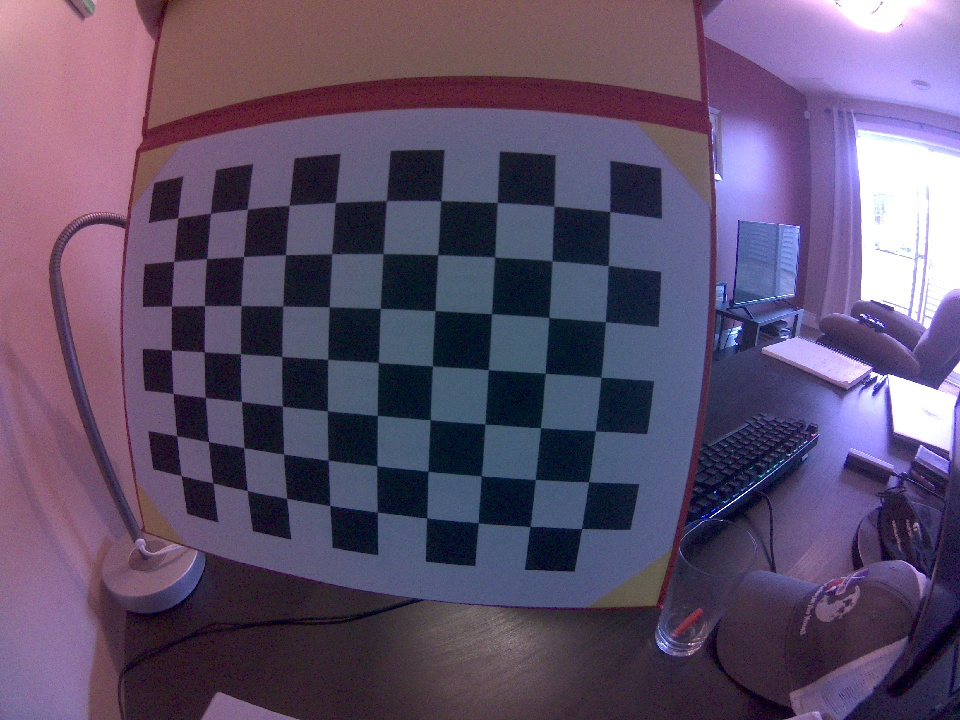
#> input picture camera/calibration/images/1000image.jpg, 960 x 720 px; its folder holds only this picture in this run
$ python main.py
#> lines starting #> are read from the running program, lines starting #| are printed output that depends on the picture; long printed decimals are rounded
import numpy as np
import cv2 as cv
import glob
rows = 7
cols = 10
# termination criteria
criteria = (cv.TERM_CRITERIA_EPS + cv.TERM_CRITERIA_MAX_ITER, 30, 0.001)
# prepare object points, like (0,0,0), (1,0,0), (2,0,0) ....,(6,5,0)
objp = np.zeros((rows*cols, 3), np.float32)
objp[:, :2] = np.mgrid[0:cols, 0:rows].T.reshape(-1, 2)
# Arrays to store object points and image points from all the images.
objpoints = []  # 3d point in real world space
imgpoints = []  # 2d points in image plane.
images = glob.glob('images/*.jpg')

distortions = []
intrinsics = []

for fname in images:
    #print("##############################################################")
    img = cv.imread(fname)
#> img is the input picture: shape (720, 960, 3); mean B, G, R 107.2, 79.7, 93.9
    gray = cv.cvtColor(img, cv.COLOR_BGR2GRAY)
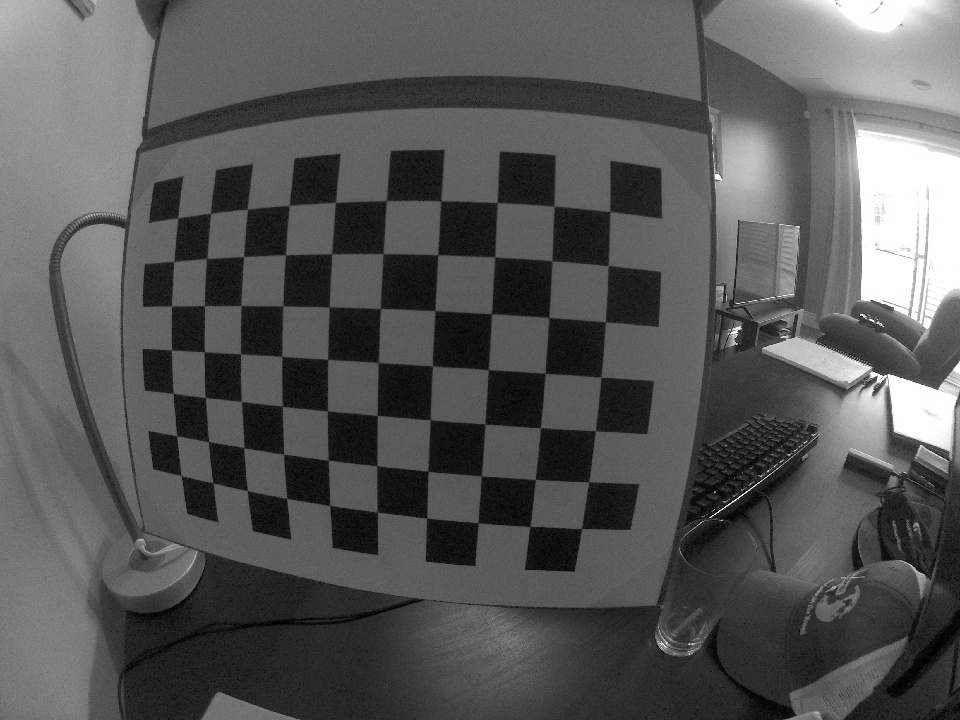
#> gray: shape (720, 960); min 0, max 255, mean 87.1
    # Find the chess board corners
    ret, corners = cv.findChessboardCorners(gray, (cols, rows), None)
#> ret = True; corners = 70 rows, first 8: [177.5, 218.2], [210.2, 213.4], [247.1, 209.5], [288.8, 205.1], [335.7, 202.3], [386.3, 201.1], [441.2, 201], [497.1, 202.1]
    # If found, add object points, image points (after refining them)
    if ret == True:
        objpoints.append(objp)
        corners2 = cv.cornerSubPix(gray, corners, (cols, cols), (-1, -1), criteria)
#> corners2 = 70 rows, first 8: [177.9, 217.8], [210.5, 213.3], [247.3, 209.2], [289.2, 205.4], [335.4, 202.4], [386.3, 200.7], [440.7, 200.8], [497.3, 202.5]
        imgpoints.append(corners)
        # Draw and display the corners
        #cv.drawChessboardCorners(img, (rows, cols), corners2, ret)
        ret, mtx, dist, rvecs, tvecs = cv.calibrateCamera(objpoints, imgpoints, gray.shape[::-1], None, None)
#> ret = 0.388; mtx = [[277.6, 0, 497.6], [0, 272.4, 375.3], [0, 0, 1]]; dist = [[-0.111, 0.00496, -0.000936, -0.011, 0.00136]]; rvecs = ([0.0816, 0.0548, 0.0644],); tvecs = ([-6.96, -3.55, 5],)
        # undistort
        dst = cv.undistort(img, mtx, dist, None, None)
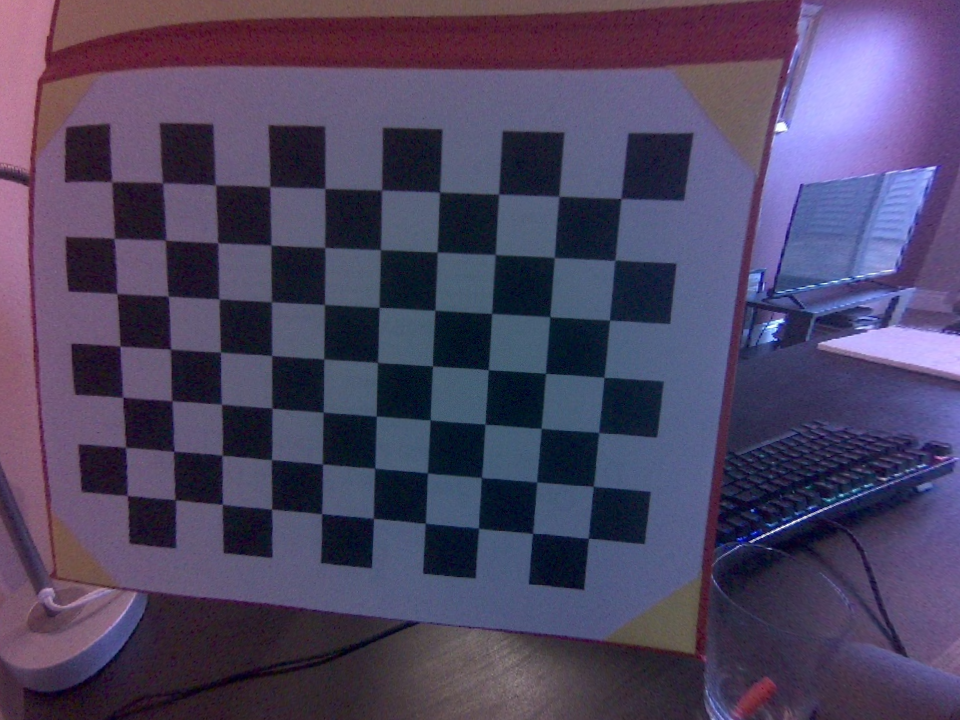
#> dst: shape (720, 960, 3); mean B, G, R 97.4, 68.2, 76.9
        comp = np.concatenate((img, dst), axis=1)
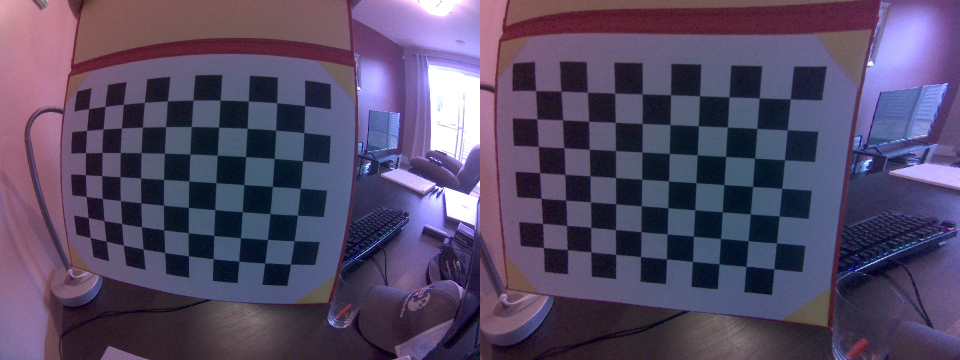
#> comp: shape (720, 1920, 3) (shown at 1/2 size); mean B, G, R 102.3, 73.9, 85.4
        distortions.append(dist)
        intrinsics.append(mtx)
        cv.imshow("Comparison", comp)
        cv.waitKey(0)
    else:
        print("Failed")
cv.destroyAllWindows()

print(np.median(distortions, axis=0))
#| [[-0.1114    0.004963 -0.0009359 -0.01101  0.001362]]
print(np.median(intrinsics, axis=0))
#| [[277.580   0.         497.621]
#|  [  0.         272.405 375.279]
#|  [  0.           0.           1.        ]]

$ run again, on camera/calibration/images/1800image.jpg
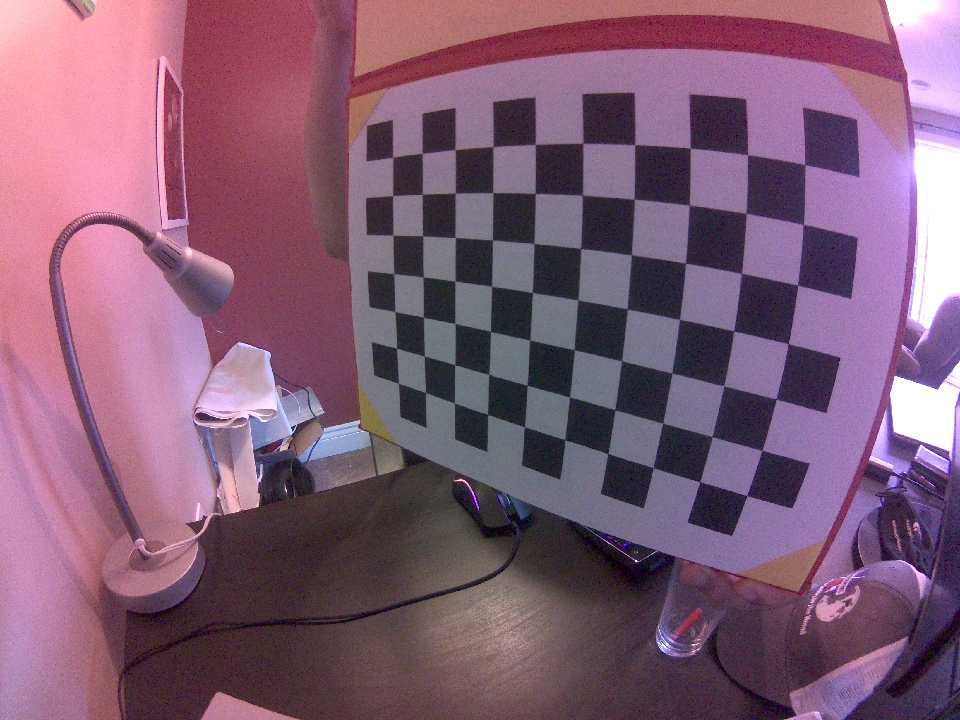
#> input picture camera/calibration/images/1800image.jpg, 960 x 720 px
#> img is the input picture: shape (720, 960, 3); mean B, G, R 116.9, 93.2, 129.8
#> `gray = cv.cvtColor(img, cv.COLOR_BGR2GRAY)`:
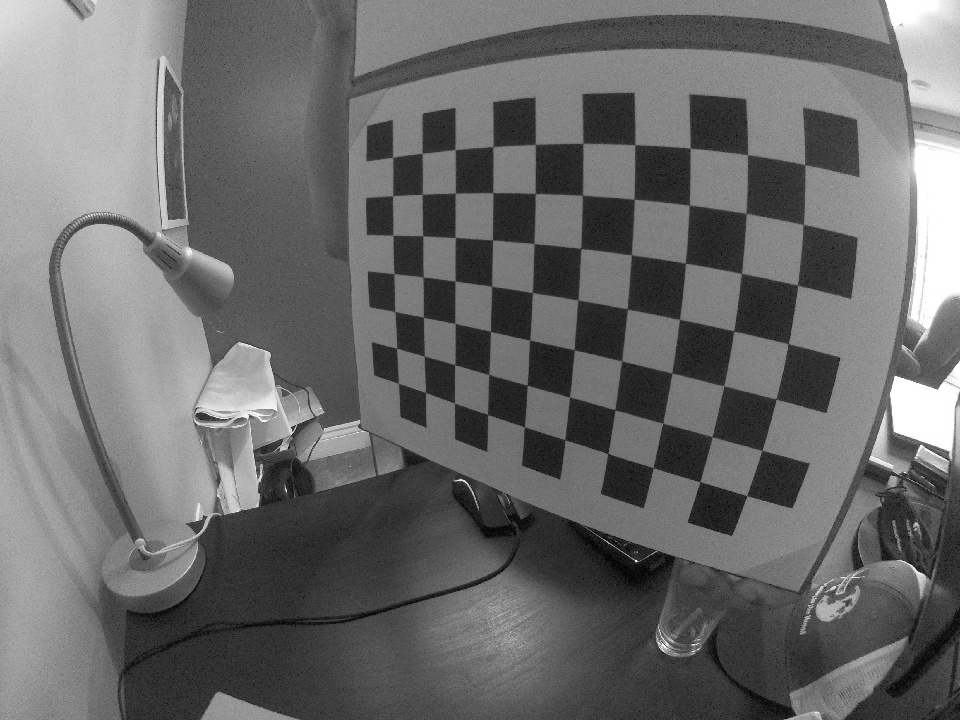
#> gray: shape (720, 960); min 1, max 255, mean 106.9
#> `ret, corners = cv.findChessboardCorners(gray, (cols, rows), None)`: ret = True; corners = 70 rows, first 8: [392.5, 157.5], [422.3, 153.2], [455.2, 149.6], [493, 147.1], [535.2, 144.4], [582.6, 143.5], [634.6, 144.7], [690.2, 148.1]
#> corners2 = 70 rows, first 8: [392.7, 157.3], [422.1, 153.2], [455.1, 149.6], [493, 146.7], [535.3, 144.4], [582.9, 143.3], [634.7, 144.7], [690.2, 148.1]
#> `ret, mtx, dist, rvecs, tvecs = cv.calibrateCamera(objpoints, imgpoints..`: ret = 0.387; mtx = [[451.6, 0, 449], [0, 460.1, 355.4], [0, 0, 1]]; dist = [[-0.347, 0.134, 0.00438, 0.0119, -0.0276]]; rvecs = ([0.332, 0.671, 0.111],); tvecs = ([-1.45, -4.9, 10.41],)
#> `comp = np.concatenate((img, dst), axis=1)`:
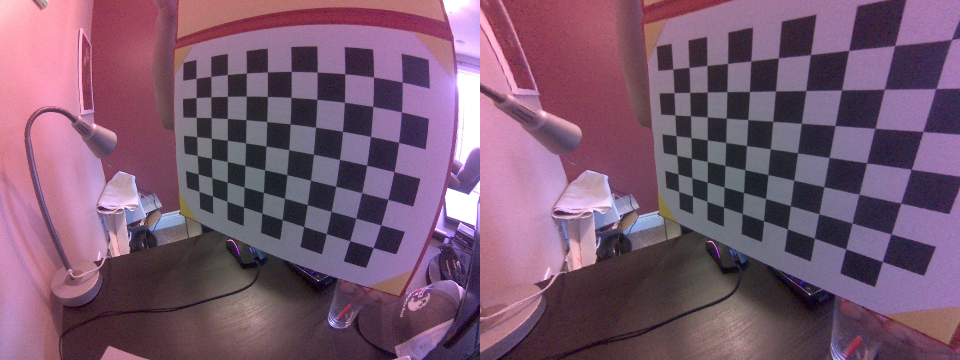
#> comp: shape (720, 1920, 3) (shown at 1/2 size); mean B, G, R 112.2, 89.1, 122
#| [[-0.3465  0.1344  0.004379  0.01186 -0.02765]]
#| [[451.621    0.         449.042]
#|  [  0.         460.089 355.374]
#|  [  0.           0.           1.        ]]

$ run again, on camera/calibration/images/2000image.jpg
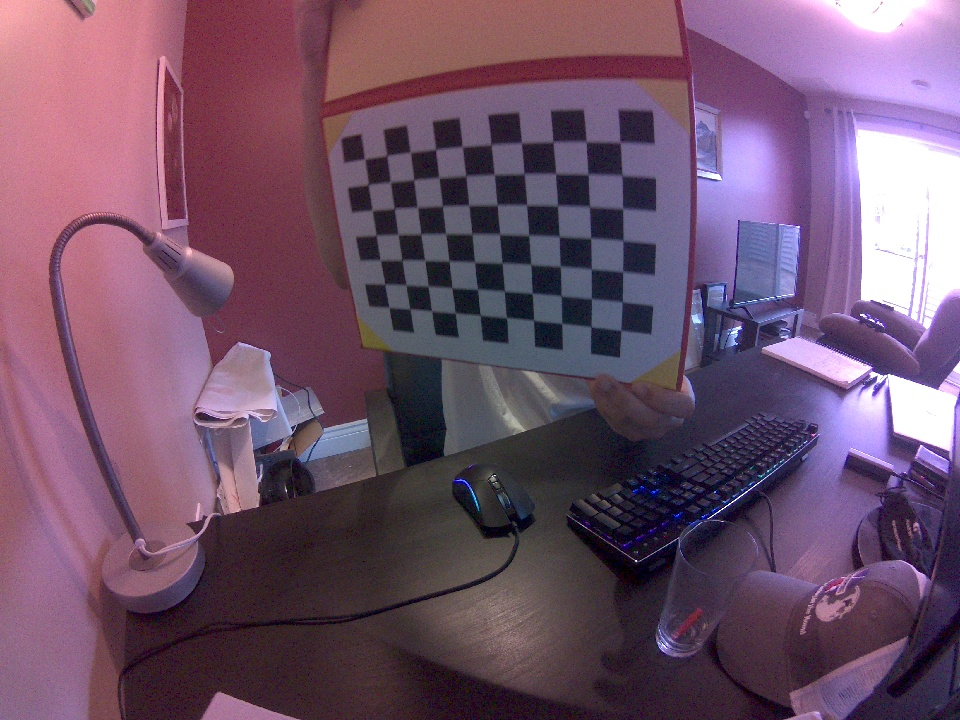
#> input picture camera/calibration/images/2000image.jpg, 960 x 720 px
#> img is the input picture: shape (720, 960, 3); mean B, G, R 106.1, 82.6, 111.9
#> `gray = cv.cvtColor(img, cv.COLOR_BGR2GRAY)`:
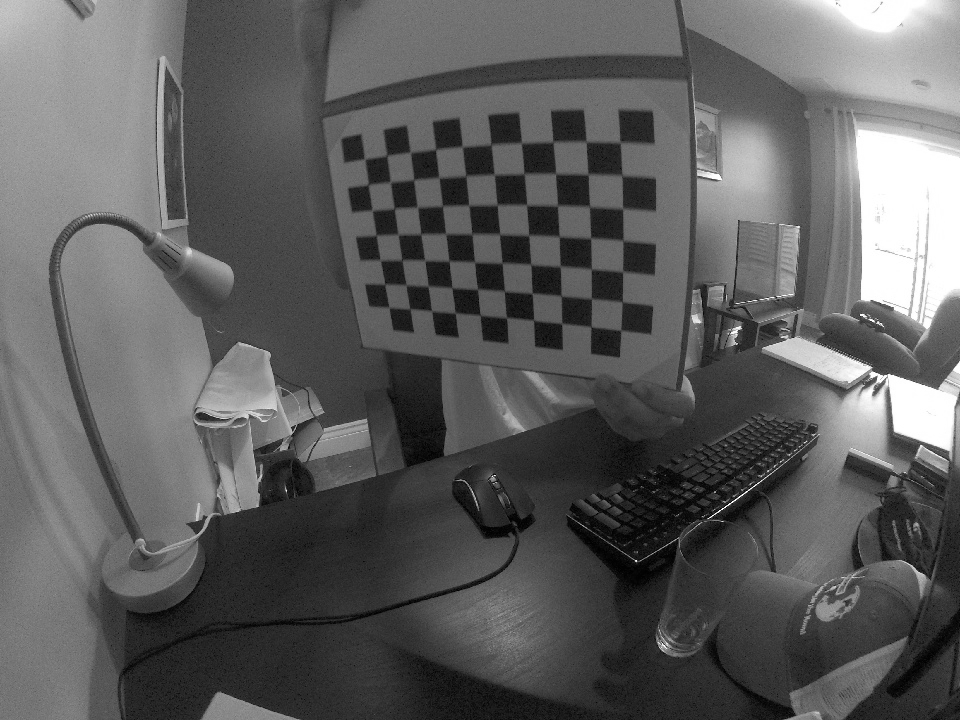
#> gray: shape (720, 960); min 0, max 255, mean 94
#> `ret, corners = cv.findChessboardCorners(gray, (cols, rows), None)`: ret = True; corners = 70 rows, first 8: [364.7, 159.1], [387, 155.3], [410.4, 152.1], [435.5, 149.9], [462.1, 146.8], [491, 144.8], [521.5, 143.2], [553.2, 141.9]
#> corners2 = 70 rows, first 8: [364.6, 159.1], [386.8, 155.5], [410.3, 152.2], [435.6, 149.3], [462.3, 146.5], [491, 144.6], [521.4, 143], [552.8, 141.8]
#> `ret, mtx, dist, rvecs, tvecs = cv.calibrateCamera(objpoints, imgpoints..`: ret = 0.258; mtx = [[494.8, 0, 482.7], [0, 466.3, 413.7], [0, 0, 1]]; dist = [[-0.416, 0.192, -0.0306, -0.003, -0.0714]]; rvecs = ([0.579, 0.482, 0.0495],); tvecs = ([-4.16, -9.37, 15.61],)
#> `comp = np.concatenate((img, dst), axis=1)`:
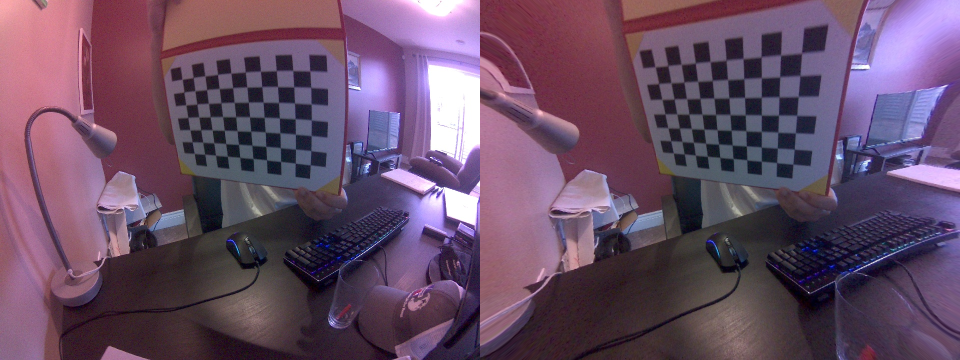
#> comp: shape (720, 1920, 3) (shown at 1/2 size); mean B, G, R 101.7, 77.7, 103.9
#| [[-0.4156  0.1917 -0.03064 -0.003004 -0.07142]]
#| [[494.810   0.         482.689]
#|  [  0.         466.335 413.731]
#|  [  0.           0.           1.        ]]

$ run again, on camera/calibration/images/200image.jpg
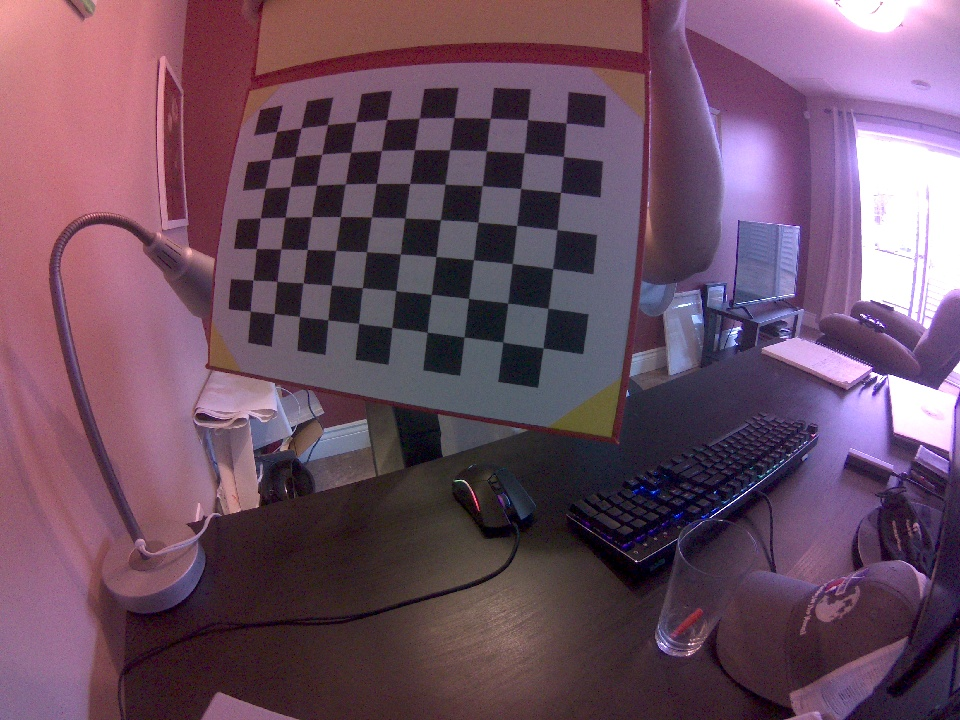
#> input picture camera/calibration/images/200image.jpg, 960 x 720 px
#> img is the input picture: shape (720, 960, 3); mean B, G, R 98.1, 78.4, 107.8
#> `gray = cv.cvtColor(img, cv.COLOR_BGR2GRAY)`:
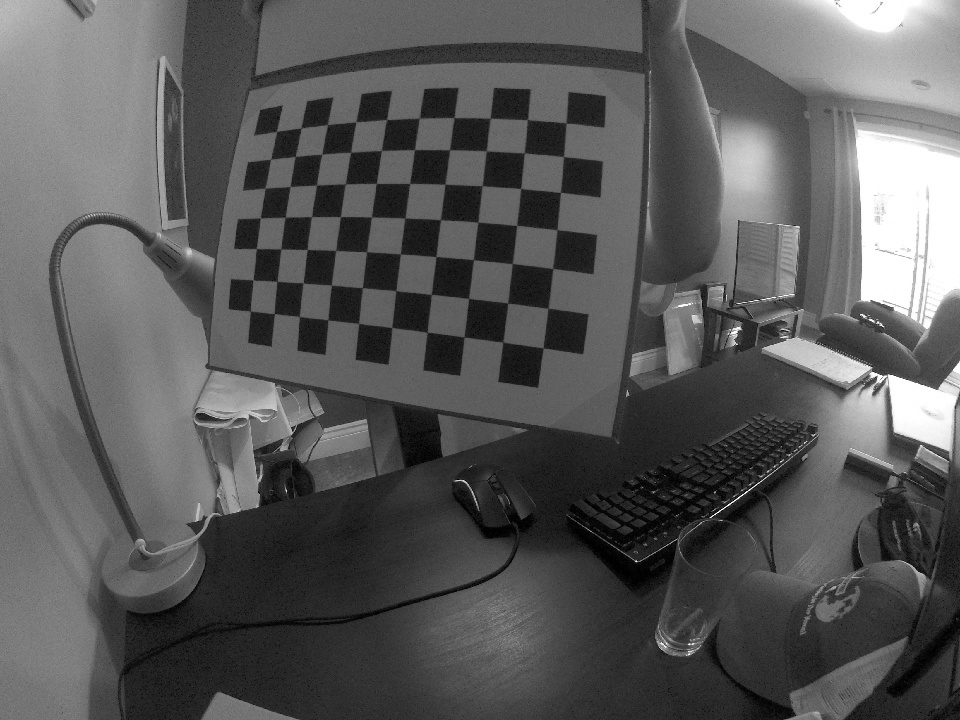
#> gray: shape (720, 960); min 0, max 255, mean 89.4
#> `ret, corners = cv.findChessboardCorners(gray, (cols, rows), None)`: ret = True; corners = 70 rows, first 8: [276.4, 131.6], [300.9, 128], [327.4, 124.3], [355.9, 122], [386.6, 119.2], [419.2, 118.5], [454, 117.3], [490.2, 118.2]
#> corners2 = 70 rows, first 8: [276.5, 131.4], [300.9, 128.1], [327.5, 124.6], [356.1, 121.7], [386.6, 119.5], [419.4, 118.3], [454.2, 117.6], [490.1, 118.3]
#> `ret, mtx, dist, rvecs, tvecs = cv.calibrateCamera(objpoints, imgpoints..`: ret = 0.25; mtx = [[549.8, 0, 469.7], [0, 532.4, 400.4], [0, 0, 1]]; dist = [[-0.526, 0.4, -0.0184, -0.00548, -0.225]]; rvecs = ([0.173, 0.291, 0.144],); tvecs = ([-6.07, -8.63, 14.38],)
#> `comp = np.concatenate((img, dst), axis=1)`:
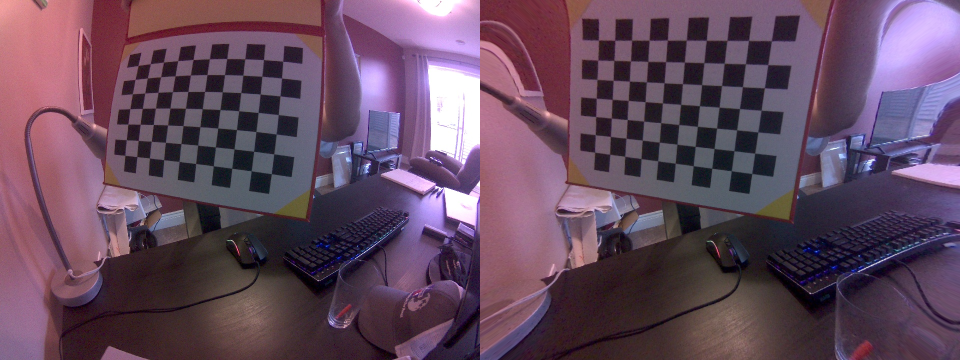
#> comp: shape (720, 1920, 3) (shown at 1/2 size); mean B, G, R 94.3, 74.3, 100.2
#| [[-0.5256  0.4004 -0.01836 -0.005484 -0.225]]
#| [[549.768     0.         469.670]
#|  [  0.         532.399 400.370]
#|  [  0.           0.           1.        ]]
